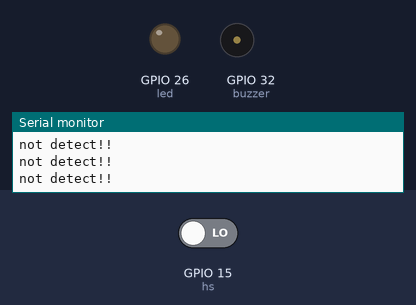
Simulated run of this sketch. Board: ESP32. Parts: output pins drawn as LEDs (lit = HIGH), buzzer (waves = sounding, pin HIGH), the last lines printed to the serial monitor. The inputs (shaded band) are chosen by the test bench; at power-on: GPIO 15 (hs) LOW.

Above: at 2.8 s.
2.9 s: GPIO 15 (hs) driven HIGH
At 4.1 s:
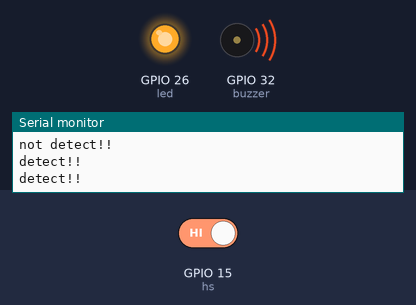
4.5 s: GPIO 15 (hs) driven LOW
At 5.6 s:
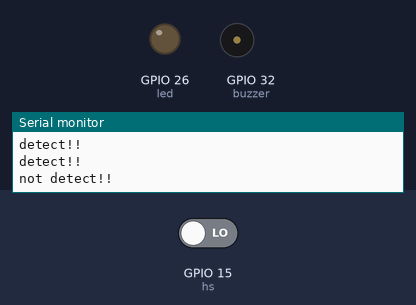
Timing chart, 0 to 7.5 s (numbered marks = the images above; inputs shaded):
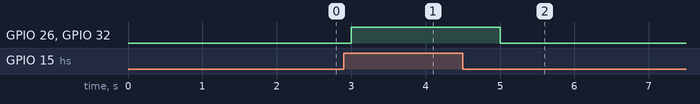

Measured:
- after the input at 2.9 s, GPIO 26 (led), GPIO 32 (buzzer): LOW → HIGH after 0.10 s
- after the input at 4.5 s, GPIO 26 (led), GPIO 32 (buzzer): HIGH → LOW after 0.50 s

The sketch:

test2.ino
```cpp
#define hs 15
#define led 26
#define buzzer 32

void setup() {
  Serial.begin(115200);
  pinMode(hs, INPUT);
  pinMode(led, OUTPUT);
  pinMode(buzzer, OUTPUT);
}

void loop() {
  if(digitalRead(hs)){
    Serial.println("detect!!");
    digitalWrite(led, HIGH);
    digitalWrite(buzzer, HIGH);
  }
  else{
    Serial.println("not detect!!");
    digitalWrite(led, LOW);
    digitalWrite(buzzer, LOW);
  }
  delay(1000);
}
```
